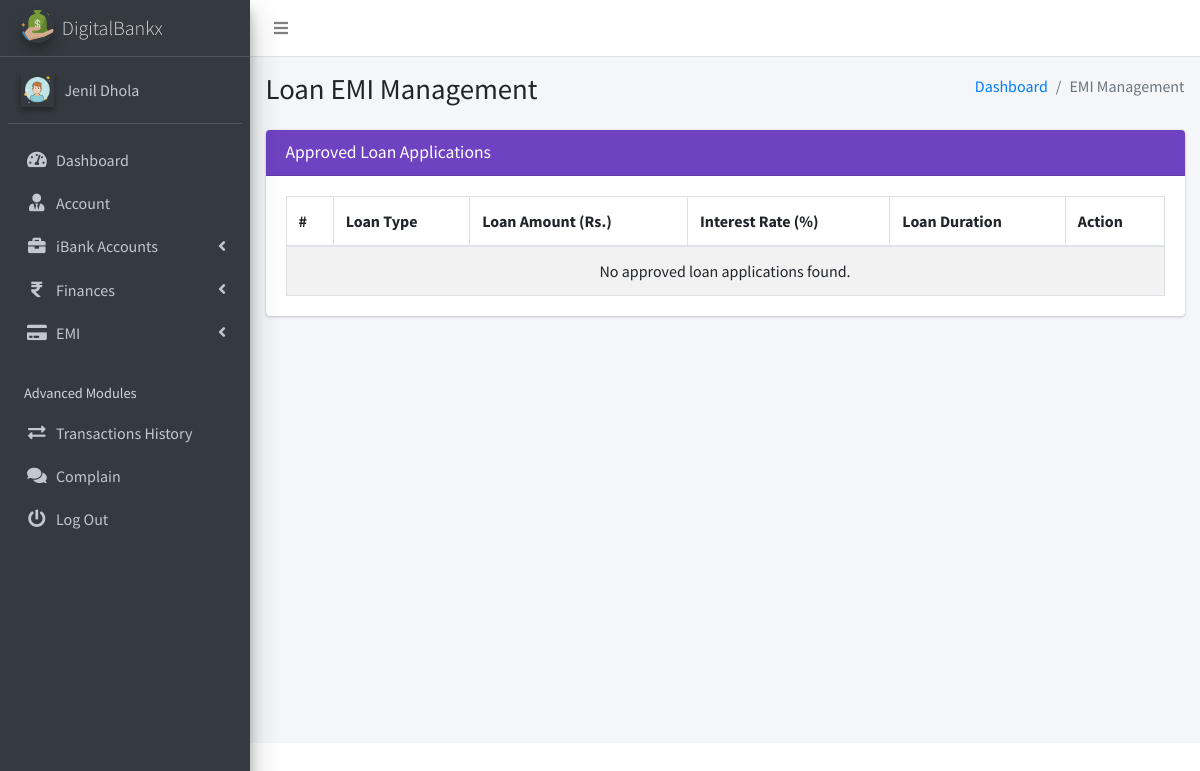
The page /client/pages_emi.php (signed in) on the database as committed earlier.
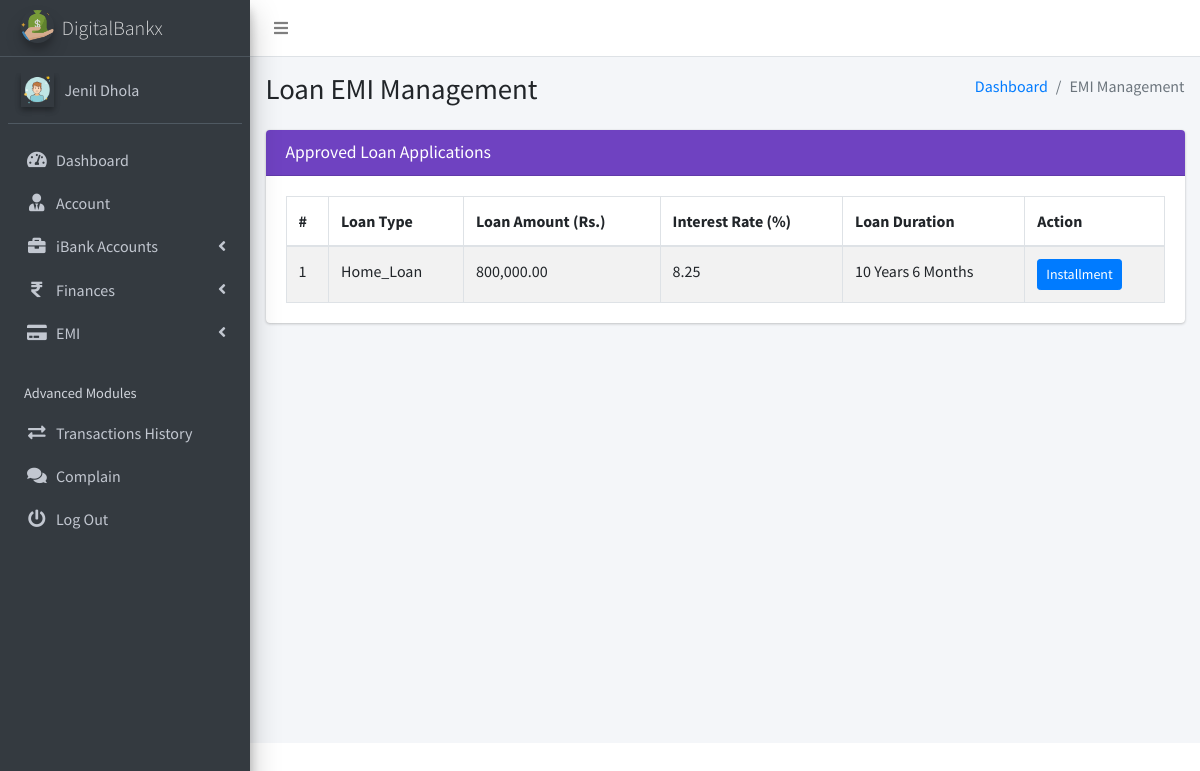
The same page on the database as committed later.
### tables this page shows
CREATE TABLE `ib_systemsettings` (
  `id` int(20) NOT NULL,
  `sys_name` longtext NOT NULL,
  `sys_tagline` longtext NOT NULL,
  `sys_logo` varchar(200) NOT NULL,
  `is_active` tinyint(1) NOT NULL DEFAULT 1
);

CREATE TABLE `ib_clients` (
  `client_id` int(10) UNSIGNED NOT NULL,
  `name` varchar(200) NOT NULL,
  `phone` varchar(200) NOT NULL,
  `address` varchar(200) NOT NULL,
  `email` varchar(200) NOT NULL,
  `aadhar_number` varchar(12) NOT NULL,
  `pan_number` varchar(10) NOT NULL,
  `password` varchar(200) NOT NULL,
  `profile_pic` varchar(200) NOT NULL,
  `client_number` varchar(200) NOT NULL,
  `is_active` tinyint(1) NOT NULL DEFAULT 1,
  `otp` varchar(10) DEFAULT NULL,
  `otp_expiry` datetime DEFAULT NULL
);

CREATE TABLE `loan_applications` (
  `id` int(10) UNSIGNED NOT NULL,
  `applicant_name` varchar(255) NOT NULL,
  `loan_amount` decimal(10,2) NOT NULL,
  `application_date` datetime DEFAULT current_timestamp(),
  `status` enum('pending','approved','rejected','recommended') NOT NULL,
  `reviewed_by` int(11) DEFAULT NULL,
  `admin_review_id` int(11) DEFAULT NULL,
  `review_date` datetime DEFAULT NULL,
  `staff_remark` text DEFAULT NULL,
  `admin_remark` text NOT NULL,
  `client_id` int(10) UNSIGNED NOT NULL,
  `loan_type_id` int(11) DEFAULT NULL,
  `is_approved_by_staff` tinyint(1) DEFAULT 0,
  `income_salary` decimal(10,2) NOT NULL,
  `loan_duration_years` int(11) NOT NULL DEFAULT 0,
  `loan_duration_months` int(11) NOT NULL DEFAULT 0
);

CREATE TABLE `loan_types` (
  `id` int(11) NOT NULL,
  `type_name` varchar(100) NOT NULL,
  `description` text DEFAULT NULL,
  `interest_rate` decimal(5,2) NOT NULL,
  `max_amount` decimal(15,2) NOT NULL,
  `created_at` timestamp NOT NULL DEFAULT current_timestamp(),
  `is_active` tinyint(1) NOT NULL DEFAULT 1
);

### client/pages_emi.php (the view, shortened to what the changed rows need)
<?php
include('conf/config.php');
$client_id = $_SESSION['client_id'];
$query = "SELECT la.id,
                 la.loan_type_id,
                 lt.type_name AS loan_type,
                 lt.interest_rate,
                 la.loan_amount,
                 la.loan_duration_years,
                 la.loan_duration_months,
                 la.status
          FROM loan_applications la
          INNER JOIN loan_types lt ON la.loan_type_id = lt.id
          WHERE la.client_id = ? AND la.status = 'approved'";
$stmt = $mysqli->prepare($query);
$stmt->bind_param('i', $client_id);
$stmt->execute();
$result = $stmt->get_result();
?>
<!DOCTYPE html>
<html lang="en">
<head>
    <?php include("dist/_partials/head.php"); ?>
</head>
<body class="hold-transition sidebar-mini layout-fixed layout-navbar-fixed">
    <div class="wrapper">
        <?php include("dist/_partials/sidebar.php"); ?>
        <div class="content-wrapper">
            <section class="content-header">
                <div class="container-fluid">
                    <div class="row mb-2">
                        <div class="col-sm-6">
                            <h1>Loan EMI Management</h1>
                        </div>
                    </div>
                </div>
            </section>
            <section class="content">
                <div class="container-fluid">
                    <div class="row">
                        <div class="col-md-12">
                            <div class="card card-purple">
                                <div class="card-body">
                                    <table class="table table-bordered table-striped">
                                        <thead>
                                            <tr>
                                                <th>#</th>
                                                <th>Loan Type</th>
                                                <th>Loan Amount (Rs.)</th>
                                                <th>Interest Rate (%)</th>
                                                <th>Loan Duration</th>
                                                <th>Action</th>
                                            </tr>
                                        </thead>
                                        <tbody>
                                            <?php
                                            $count = 1;
                                            if ($result && $result->num_rows > 0) {
                                                while ($row = $result->fetch_object()) {
                                                    $loanDuration = "";
                                                    if (!empty($row->loan_duration_years) && $row->loan_duration_years > 0) {
                                                        $loanDuration .= $row->loan_duration_years . " Year" . ($row->loan_duration_years > 1 ? "s" : "");
                                                    }
                                                    if (!empty($row->loan_duration_months) && $row->loan_duration_months > 0) {
                                                        if (!empty($loanDuration)) {
                                                            $loanDuration .= " ";
                                                        }
                                                        $loanDuration .= $row->loan_duration_months . " Month" . ($row->loan_duration_months > 1 ? "s" : "");
                                                    }
                                                    $loanDuration = !empty($loanDuration) ? htmlspecialchars($loanDuration) : "N/A";
                                                    echo "<tr>";
                                                    echo "<td>" . $count . "</td>";
                                                    echo "<td>" . htmlspecialchars($row->loan_type) . "</td>";
                                                    echo "<td>" . number_format($row->loan_amount, 2) . "</td>";
                                                    echo "<td>" . number_format($row->interest_rate, 2) . "</td>";
                                                    echo "<td>" . $loanDuration . "</td>";
                                                    echo "<td><a href='installment_details.php?loan_id=" . $row->id . "' class='btn btn-primary btn-sm'>Installment</a></td>";
                                                    echo "</tr>";
                                                    $count++;
                                                }
                                            } else {
                                                echo "<tr><td colspan='6' class='text-center'>No approved loan applications found.</td></tr>";
                                            }
                                            ?>
                                        </tbody>
                                    </table>
                                </div>
                            </div>
                        </div>
                    </div>
                </div>
            </section>
        </div>
    </div>
</body>
</html>

### client/dist/_partials/sidebar.php (shortened to what the changed rows need)
<aside class="main-sidebar sidebar-dark-primary elevation-4">
  <?php
  $client_id = $_SESSION['client_id'];
  $ret = "SELECT * FROM iB_clients WHERE client_id = ?";
  $stmt = $mysqli->prepare($ret);
  $stmt->bind_param('i', $client_id);
  $stmt->execute();
  $res = $stmt->get_result();
  while ($row = $res->fetch_object()) {
    $profile_picture = $row->profile_pic
      ? "<img src='../admin/dist/img/$row->profile_pic' class='elevation-2' alt='User Image'>"
      : "<img src='../admin/dist/img/user_icon.png' class='elevation-2' alt='User Image'>";
    $ret = "SELECT * FROM `iB_SystemSettings`";
    $stmt = $mysqli->prepare($ret);
    $stmt->execute();
    $res = $stmt->get_result();
    while ($sys = $res->fetch_object()) {
  ?>
  <a href="pages_dashboard.php" class="brand-link">
    <img src="../admin/dist/img/<?php echo $sys->sys_logo; ?>" alt="iBanking Logo"
      class="brand-image img-circle elevation-3" style="opacity: .8">
    <span class="brand-text font-weight-light"><?php echo $sys->sys_name; ?></span>
  </a>
  <div class="sidebar">
    <div class="user-panel mt-3 pb-3 mb-3 d-flex">
      <div class="image">
        <?php echo $profile_picture; ?>
      </div>
      <div class="info">
        <a href="#" class="d-block"><?php echo $row->name; ?></a>
      </div>
    </div>
    <nav class="mt-2">
      <ul class="nav nav-pills nav-sidebar flex-column" data-widget="treeview" role="menu" data-accordion="false">
        <li class="nav-item">
          <a href="pages_dashboard.php" class="nav-link">
            <i class="nav-icon fas fa-tachometer-alt"></i>
            <p>Dashboard</p>
          </a>
        </li>
        <li class="nav-item">
          <a href="pages_account.php" class="nav-link">
            <i class="nav-icon fas fa-user-tie"></i>
            <p>Account</p>
          </a>
        </li>
        <li class="nav-item has-treeview">
          <a href="#" class="nav-link">
            <i class="nav-icon fas fa-briefcase"></i>
            <p>iBank Accounts <i class="fas fa-angle-left right"></i></p>
          </a>
        </li>
        <li class="nav-item has-treeview">
          <a href="#" class="nav-link">
            <i class="nav-icon fas fa-rupee-sign"></i>
            <p>Finances <i class="fas fa-angle-left right"></i></p>
          </a>
        </li>
        <li class="nav-item has-treeview">
          <a href="#" class="nav-link">
            <i class="nav-icon fas fa-credit-card"></i>
            <p>EMI <i class="fas fa-angle-left right"></i></p>
          </a>
        </li>
        <li class="nav-header">Advanced Modules</li>
        <li class="nav-item">
          <a href="pages_transactions_engine.php" class="nav-link">
            <i class="nav-icon fas fa-exchange-alt"></i>
            <p>Transactions History</p>
          </a>
        </li>
        <li class="nav-item">
          <a href="pages_feedback.php" class="nav-link">
            <i class="nav-icon fas fa-comments"></i>
            <p>Complain</p>
          </a>
        </li>
        <li class="nav-item">
          <a href="pages_logout.php" class="nav-link">
            <i class="nav-icon fas fa-power-off"></i>
            <p>Log Out</p>
          </a>
        </li>
      </ul>
    </nav>
  </div>
</aside>
<?php
    }
  }
?>

Rows that differ between the two databases and show on the page:
added loan_applications: loan_type.type_name "Home_Loan", loan_amount "800,000.00", loan_type.interest_rate "8.25", loanDuration "10 Years 6 Months"
Other text that changed with them:
text no longer shown: "No approved loan applications found."
